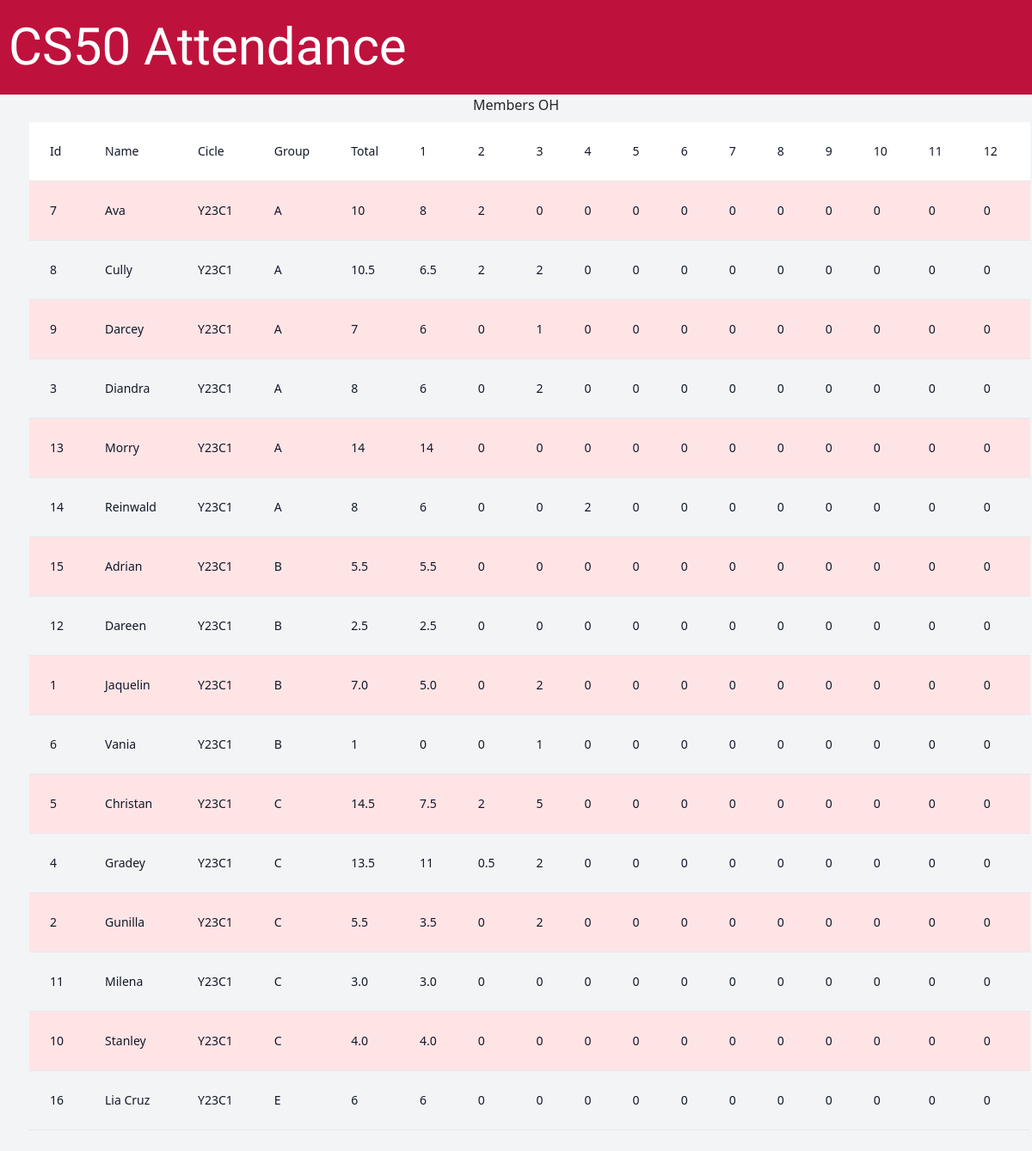
The page /membersOH (signed in) on the database its author committed.
### Models.py (models this page shows)
class Estudiantes(db.Model):
    id = db.Column(db.Integer, primary_key=True, autoincrement=True)
    code = db.Column(db.String(10), nullable=False)
    cicle = db.Column(db.String(5), nullable=False) #Y23C2
    student = db.Column(db.String(100), nullable=False)
    group = db.Column(db.String(1), nullable=False)
    registros = db.relationship('Registros', back_populates="estudiante")

### app.py (the view)
@app.route('/membersOH', methods=["GET", "POST"])
@login_required
def members():
    reporte = text(reporteOhMembers)
    query = db.session.execute(reporte).fetchall()
    for consulta in query:
        print(consulta)
    print(type(query))
    return render_template('membersOH.html', query=query)

### app.py (called while the page is built)
@app.after_request
def after_request(response):
    response.headers["Cache-Control"] = "no-cache, no-store, must-revalidate"
    response.headers["Expires"] = 0
    response.headers["Pragma"] = "no-cache"
    return response

### functions.py (called while the page is built)
def login_required(f):
    @wraps(f)
    def decorated_function(*args, **kwargs):
        if session.get("code") is None:
            return redirect("/iniciar")
        return f(*args, **kwargs)
    return decorated_function

### templates/membersOH.html (shortened to what this page needs)
{%extends "layout.html"%}
{%block Tlinks%}
<link href="https://cdn.jsdelivr.net/npm/bootstrap@5.1.3/dist/css/bootstrap.min.css" rel="stylesheet">
{%endblock%}
{%block contenido%}
<a href="/" class="texto">Members OH</a>
    </div>
<div class="asistenciaForm mb-3">
    <div class="flex flex-col">
        <div class="overflow-x-auto sm:mx-0.5 lg:mx-0.5">
            <div class="py-2 inline-block min-w-full sm:px-6 lg:px-8">
                <div class="overflow-hidden">
                    <table class="tabla min-w-full">
                        <thead class="bg-white border-b">
                            <tr>
                                <th scope="col" class="text-sm font-medium text-gray-900 px-6 py-4 text-left">
                                    Id
                                </th>
                                <th scope="col" class="text-sm font-medium text-gray-900 px-6 py-4 text-left">
                                    Name
                                </th>
                                <th scope="col" class="text-sm font-medium text-gray-900 px-6 py-4 text-left">
                                    Cicle
                                </th>
                                <th scope="col" class="text-sm font-medium text-gray-900 px-6 py-4 text-left">
                                    Group
                                </th>
                                <th scope="col" class="text-sm font-medium text-gray-900 px-6 py-4 text-left">
                                    Total
                                </th>
                                {% for i in range(1, 19) %}
                                <th scope="col" class="text-sm font-medium text-gray-900 px-6 py-4 text-left bg-white">
                                    {{ i }}
                                </th>
                                {% endfor %}
                            </tr>
                        </thead>
                        <tbody>
                            {% set row_color = true %}
                            {% for consulta in query %}
                            <tr class="{% if loop.index is divisibleby(2) %}bg-gray-100{% else %}bg-rose-100{% endif %} border-b">
                                <td class="px-6 py-4 whitespace-nowrap text-sm font-medium text-gray-900">{{consulta.id}}</td>
                                <td class="text-sm text-gray-900 font-light px-6 py-4 whitespace-nowrap">
                                    {{consulta.student}}
                                </td>
                                <td class="text-sm text-gray-900 font-light px-6 py-4 whitespace-nowrap">
                                    {{consulta.cicle}}
                                </td>
                                <td class="text-sm text-gray-900 font-light px-6 py-4 whitespace-nowrap">
                                    {{consulta.group}}
                                </td>
                                <td class="text-sm text-gray-900 font-light px-6 py-4 whitespace-nowrap">
                                    {{consulta.cantidad}}
                                </td>
                                <td class="text-sm text-gray-900 font-light px-6 py-4 whitespace-nowrap">
                                    {{consulta.semana1}}
                                </td>
                                <td class="text-sm text-gray-900 font-light px-6 py-4 whitespace-nowrap">
                                    {{consulta.semana2}}
                                </td>
                                <td class="text-sm text-gray-900 font-light px-6 py-4 whitespace-nowrap">
                                    {{consulta.semana3}}
                                </td>
                                <td class="text-sm text-gray-900 font-light px-6 py-4 whitespace-nowrap">
                                    {{consulta.semana4}}
                                </td>
                                <td class="text-sm text-gray-900 font-light px-6 py-4 whitespace-nowrap">
                                    {{consulta.semana5}}
                                </td>
                                <td class="text-sm text-gray-900 font-light px-6 py-4 whitespace-nowrap">
                                    {{consulta.semana6}}
                                </td>
                                <td class="text-sm text-gray-900 font-light px-6 py-4 whitespace-nowrap">
                                    {{consulta.semana7}}
                                </td>
                                <td class="text-sm text-gray-900 font-light px-6 py-4 whitespace-nowrap">
                                    {{consulta.semana8}}
                                </td>
                                <td class="text-sm text-gray-900 font-light px-6 py-4 whitespace-nowrap">
                                    {{consulta.semana9}}
                                </td>
                                <td class="text-sm text-gray-900 font-light px-6 py-4 whitespace-nowrap">
                                    {{consulta.semana10}}
                                </td>
                                <td class="text-sm text-gray-900 font-light px-6 py-4 whitespace-nowrap">
                                    {{consulta.semana11}}
                                </td>
                                <td class="text-sm text-gray-900 font-light px-6 py-4 whitespace-nowrap">
                                    {{consulta.semana12}}
                                </td>
                                <td class="text-sm text-gray-900 font-light px-6 py-4 whitespace-nowrap">
                                </td>
                            </tr>
                            {% set row_color = not row_color %}
                            {% endfor %}
                        </tbody>
                    </table>
                </div>
            </div>
        </div>
    </div>
</div>
    {%endblock%}

### templates/layout.html (shortened to what this page needs)
<!DOCTYPE html>
<html lang="en">
<head>
    <link rel="stylesheet" href="../static/layout.css">
    <link rel="stylesheet" href="../static/normalize.css">
    <script src="https://cdn.tailwindcss.com"></script>
    <script src="https://cdn.tailwindcss.com?plugins=forms,typography,aspect-ratio,line-clamp"></script>
    {%block Tlinks%}
    {%endblock%}
</head>
<body class="bg-gray-100 backdrop-blur-sm">
    <header class="bg-rose-700">
        <div class="logo">
            <a href="/" class="logo-texto">CS50 Attendance</a>
        </div>
</header>
    <div class="contenedor">
      {%block contenido%}
    {%endblock%}
</body>
</html>

### static/layout.css (style rules this page uses)
header { display: flex; justify-content: space-between; min-height: 70px; background-color: #3d53aa; align-items: center; padding: 10px; }
.logo { display: flex; }
.logo-texto { font-family: "Lusitana", serif; color: #fff; font-size: 60px; }
a:link, a:visited, a:active { text-decoration: none; }
.contenedor { display: flex; justify-content: center; flex-wrap: wrap; }
.asistenciaForm { display: flex; justify-content: center; display: flex; flex-direction: column; max-width: 100%; overflow-x: auto; }

### rows shown on the page
Estudiantes: id "7", student "Ava", cicle "Y23C1", group "A", cantidad "10", semana1 "8", semana2 "2", semana3 "0", semana4 "0", semana5 "0", semana6 "0", semana7 "0", semana8 "0", semana9 "0", semana10 "0", semana11 "0", semana12 "0"
Estudiantes: id "8", student "Cully", cicle "Y23C1", group "A", cantidad "10.5", semana1 "6.5", semana2 "2", semana3 "2", semana4 "0", semana5 "0", semana6 "0", semana7 "0", semana8 "0", semana9 "0", semana10 "0", semana11 "0", semana12 "0"
Estudiantes: id "9", student "Darcey", cicle "Y23C1", group "A", cantidad "7", semana1 "6", semana2 "0", semana3 "1", semana4 "0", semana5 "0", semana6 "0", semana7 "0", semana8 "0", semana9 "0", semana10 "0", semana11 "0", semana12 "0"
Estudiantes: id "3", student "Diandra", cicle "Y23C1", group "A", cantidad "8", semana1 "6", semana2 "0", semana3 "2", semana4 "0", semana5 "0", semana6 "0", semana7 "0", semana8 "0", semana9 "0", semana10 "0", semana11 "0", semana12 "0"
Estudiantes: id "13", student "Morry", cicle "Y23C1", group "A", cantidad "14", semana1 "14", semana2 "0", semana3 "0", semana4 "0", semana5 "0", semana6 "0", semana7 "0", semana8 "0", semana9 "0", semana10 "0", semana11 "0", semana12 "0"
Estudiantes: id "14", student "Reinwald", cicle "Y23C1", group "A", cantidad "8", semana1 "6", semana2 "0", semana3 "0", semana4 "2", semana5 "0", semana6 "0", semana7 "0", semana8 "0", semana9 "0", semana10 "0", semana11 "0", semana12 "0"
Estudiantes: id "15", student "Adrian", cicle "Y23C1", group "B", cantidad "5.5", semana1 "5.5", semana2 "0", semana3 "0", semana4 "0", semana5 "0", semana6 "0", semana7 "0", semana8 "0", semana9 "0", semana10 "0", semana11 "0", semana12 "0"
Estudiantes: id "12", student "Dareen", cicle "Y23C1", group "B", cantidad "2.5", semana1 "2.5", semana2 "0", semana3 "0", semana4 "0", semana5 "0", semana6 "0", semana7 "0", semana8 "0", semana9 "0", semana10 "0", semana11 "0", semana12 "0"
Estudiantes: id "1", student "Jaquelin", cicle "Y23C1", group "B", cantidad "7.0", semana1 "5.0", semana2 "0", semana3 "2", semana4 "0", semana5 "0", semana6 "0", semana7 "0", semana8 "0", semana9 "0", semana10 "0", semana11 "0", semana12 "0"
Estudiantes: id "6", student "Vania", cicle "Y23C1", group "B", cantidad "1", semana1 "0", semana2 "0", semana3 "1", semana4 "0", semana5 "0", semana6 "0", semana7 "0", semana8 "0", semana9 "0", semana10 "0", semana11 "0", semana12 "0"
Estudiantes: id "5", student "Christan", cicle "Y23C1", group "C", cantidad "14.5", semana1 "7.5", semana2 "2", semana3 "5", semana4 "0", semana5 "0", semana6 "0", semana7 "0", semana8 "0", semana9 "0", semana10 "0", semana11 "0", semana12 "0"
Estudiantes: id "4", student "Gradey", cicle "Y23C1", group "C", cantidad "13.5", semana1 "11", semana2 "0.5", semana3 "2", semana4 "0", semana5 "0", semana6 "0", semana7 "0", semana8 "0", semana9 "0", semana10 "0", semana11 "0", semana12 "0"
Estudiantes: id "2", student "Gunilla", cicle "Y23C1", group "C", cantidad "5.5", semana1 "3.5", semana2 "0", semana3 "2", semana4 "0", semana5 "0", semana6 "0", semana7 "0", semana8 "0", semana9 "0", semana10 "0", semana11 "0", semana12 "0"
Estudiantes: id "11", student "Milena", cicle "Y23C1", group "C", cantidad "3.0", semana1 "3.0", semana2 "0", semana3 "0", semana4 "0", semana5 "0", semana6 "0", semana7 "0", semana8 "0", semana9 "0", semana10 "0", semana11 "0", semana12 "0"
Estudiantes: id "10", student "Stanley", cicle "Y23C1", group "C", cantidad "4.0", semana1 "4.0", semana2 "0", semana3 "0", semana4 "0", semana5 "0", semana6 "0", semana7 "0", semana8 "0", semana9 "0", semana10 "0", semana11 "0", semana12 "0"
Estudiantes: id "16", student "Lia Cruz", cicle "Y23C1", group "E", cantidad "6", semana1 "6", semana2 "0", semana3 "0", semana4 "0", semana5 "0", semana6 "0", semana7 "0", semana8 "0", semana9 "0", semana10 "0", semana11 "0", semana12 "0"

### other values the page prints
{{ i }} "1" "2" "3" "4" "5" "6" "7" "8" "9" "10" "11" "12"
